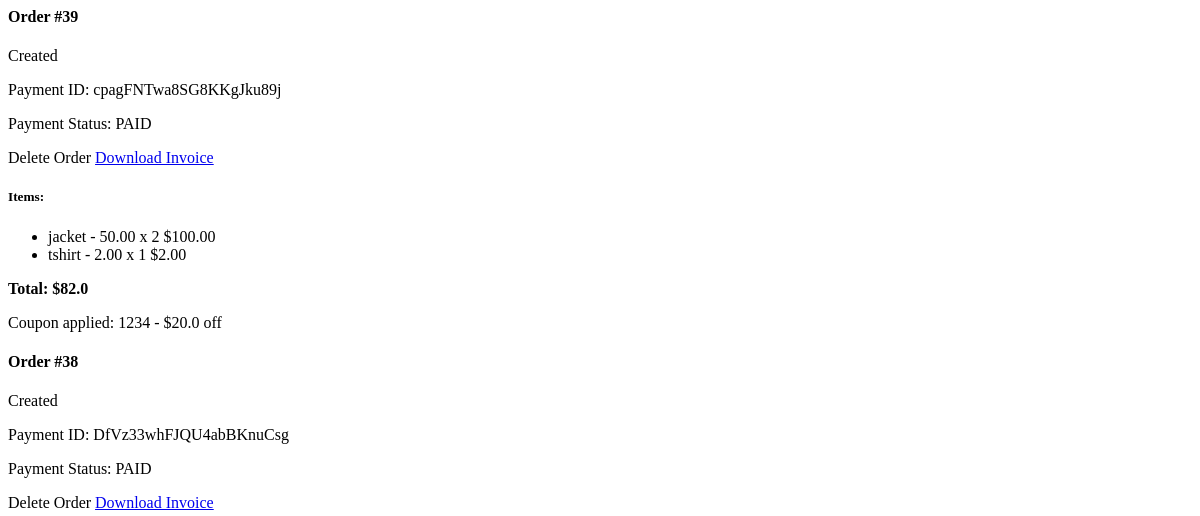
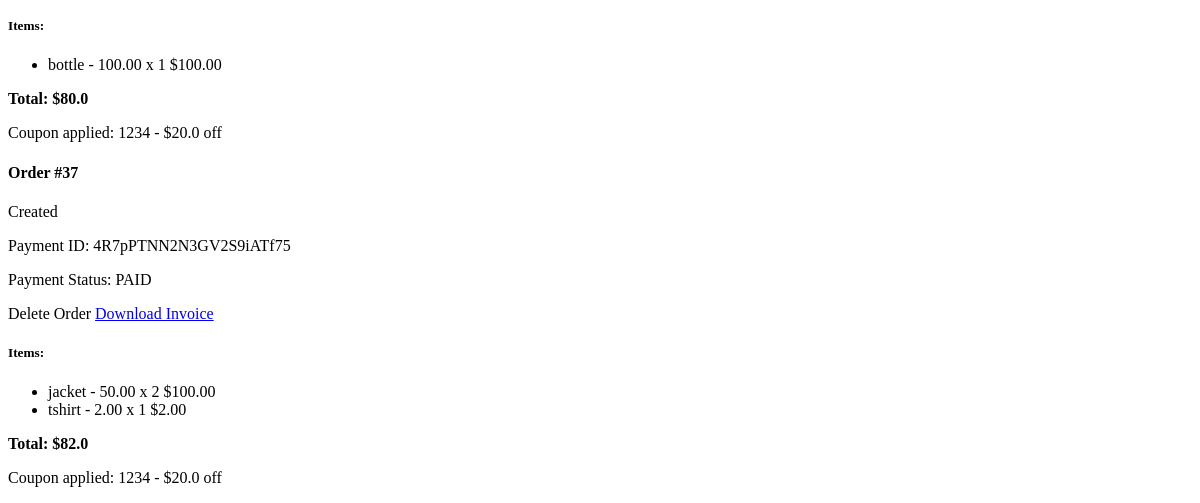
The app's page /users/orders/ (signed in), older data (2 pictures, top to bottom).
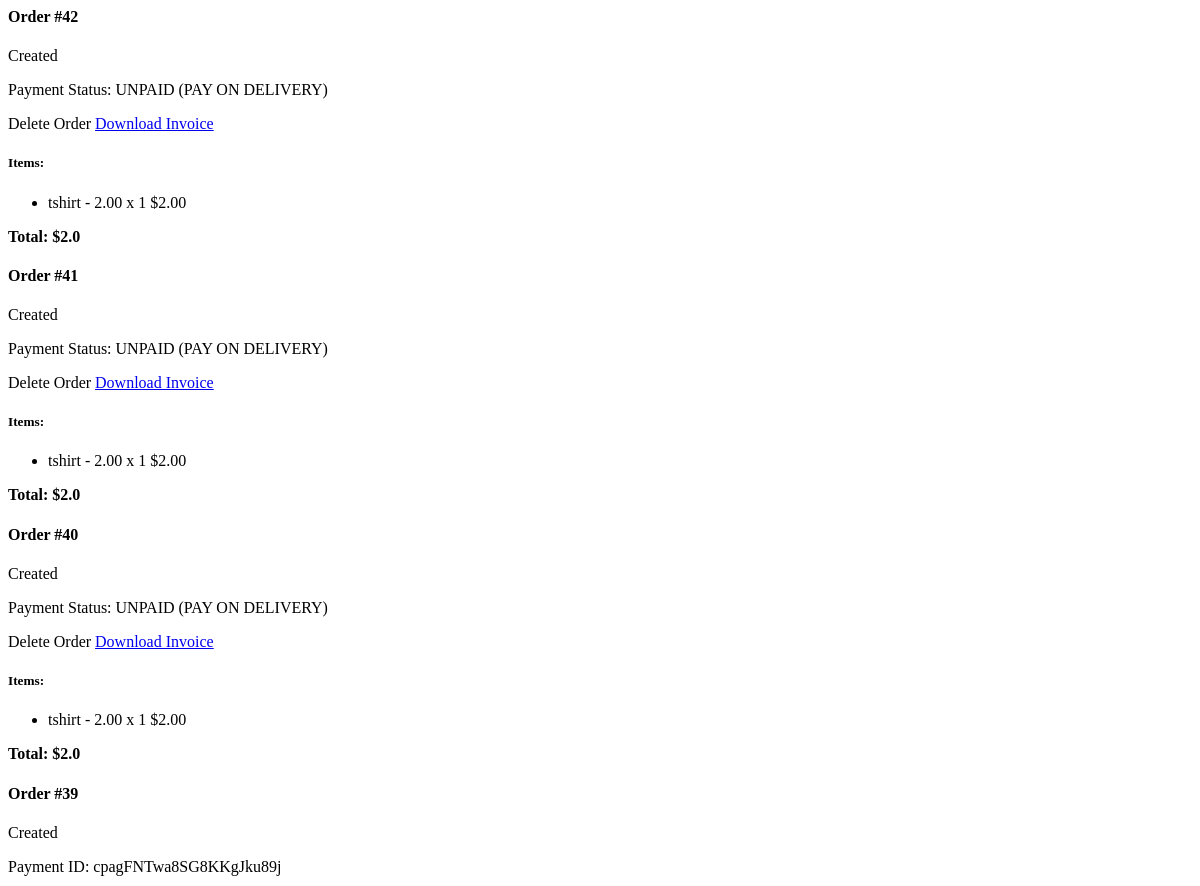
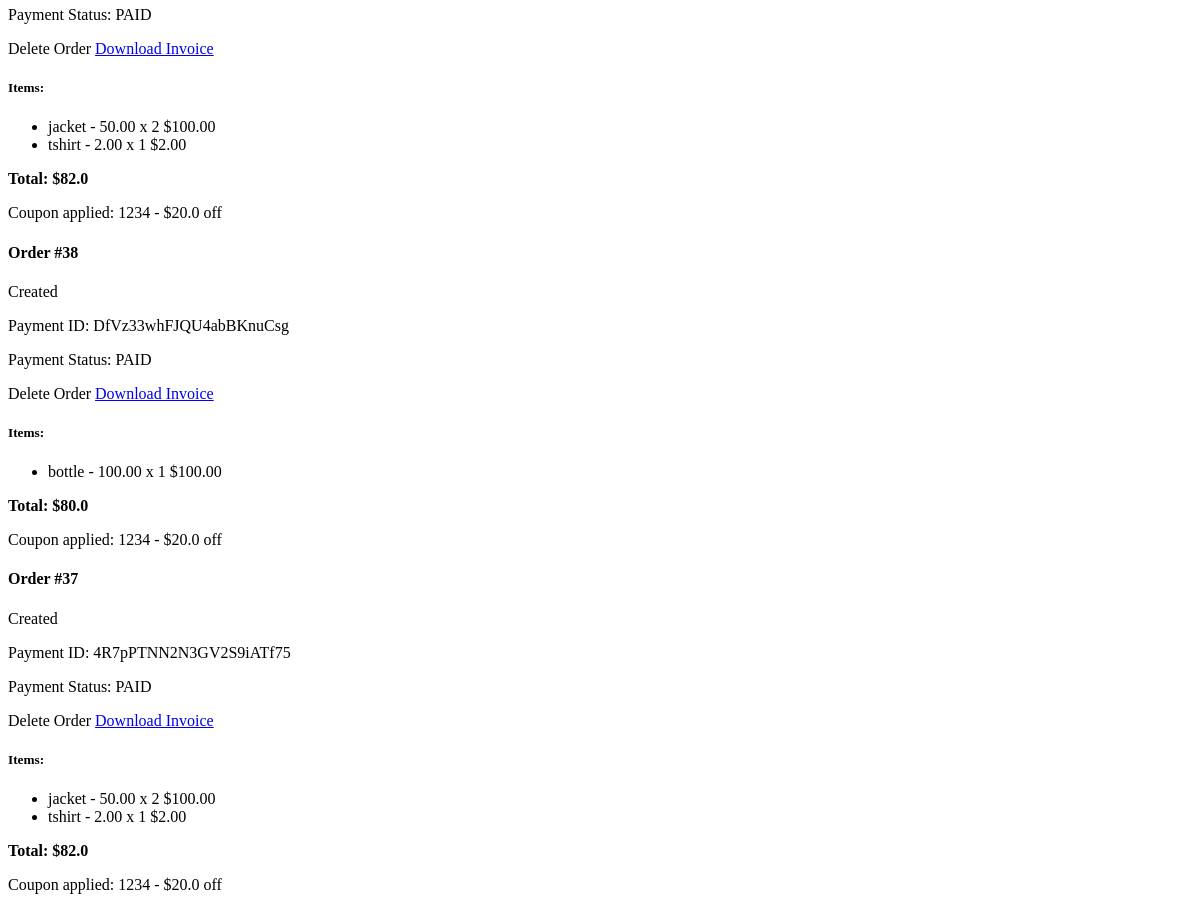
The same page, newer data (2 pictures, top to bottom).
### cart/models.py (models this page shows, shortened)
class Order(models.Model):
    user = models.ForeignKey('auth.User', on_delete=models.CASCADE)
    is_paid = models.BooleanField(default=False)
    created_at = models.DateTimeField(auto_now_add=True)
    status = models.CharField(max_length=20, choices=ORDER_STATUS, default='created')
    shipping_address = models.ForeignKey('profiles.Address', related_name='shipping_address', on_delete=models.SET_NULL, null=True, blank=True)
    total=models.FloatField(default=0.0,validators=[MinValueValidator(1.0)],help_text="Total price of order, should be more than 1.0 ")
    coupon=models.ForeignKey(Coupon,on_delete=models.SET_NULL,null=True,blank=True)
    coupon_code=models.CharField(max_length=10,default="",null=True,blank=True)
    payment_id=models.CharField(max_length=100,null=True,blank=True)
    class Meta:
        ordering = ["-created_at"]

class OrderItem(models.Model):
    order = models.ForeignKey(Order, related_name='items', on_delete=models.CASCADE)
    product = models.ForeignKey(Product, on_delete=models.SET_NULL, null=True)
    variant_product = models.ForeignKey(ProductVariant, on_delete=models.SET_NULL, null=True, blank=True)
    product_name = models.CharField(max_length=255,null=True, blank=True,default="")
    product_price = models.DecimalField(max_digits=10, decimal_places=2,null=True,blank=True)
    quantity = models.IntegerField(default=1)
    @property
    def total(self):
        return self.product_price * self.quantity

class Coupon(models.Model):
    coupon_code = models.CharField(max_length=25)
    is_expired = models.BooleanField(default=False)
    discount_price = models.FloatField(default=10.00)
    minimum_amount = models.FloatField(default=500.00)

### profiles/views.py (the view)
# urls.py: path("orders/", views.orders, name="orders"),
@login_required
def orders(request):
    order=Order.objects.filter(user=request.user)
    return render(request, 'profile/orders.html', {'orders': order})

### product/context_processors.py (called while the page is built)
def add_search_query_to_context(request):
    query = request.GET.get('query', '')
    cart=None
    try:
        if request.user and request.user.is_authenticated and not (request.user.is_superuser or request.user.is_staff):
            cart=Cart.objects.get(user=request.user)
    except Cart.DoesNotExist:
        pass
    cart_count=0
    if cart:
        cart_count=cart.items.all().count()
    return {'search_query': query,"cart_count":cart_count} # used in base.html to display the search query

### templates/profile/orders.html (shortened to what this page needs)
<section class="section-content padding-y bg">
	<div class="container">
		{% for order in orders %}
		<div class="card mb-4 shadow">
			<div class="card-header bg-primary text-white">
				<div class="d-flex justify-content-between align-items-center">
					<div>
						<h4 class="mb-0">Order #{{ order.id }}</h4>
						<span class="badge
							{% if order.status == 'created' %} badge-light
							{% elif order.status == 'shipped' %} badge-info
							{% elif order.status == 'delivered' %} badge-success
							{% elif order.status == 'canceled' %} badge-danger
							{% elif order.status == 'refunded' %} badge-warning
							{% endif %}">
							{{ order.get_status_display }}
						</span>
						{% if order.is_paid %}
							<p class="mt-2 mb-0">Payment ID: <span class="badge badge-light">{{ order.payment_id }}</span></p>
							<p class="mb-0">Payment Status: <span class="badge badge-success">PAID</span></p>
						{% else %}
							<p class="mb-0">Payment Status: <span class="badge badge-warning">UNPAID (PAY ON DELIVERY)</span></p>
						{% endif %}
					</div>
					<div>
						<a hx-indicator="#progress" hx-get="{% url 'delete_order' order.id %}" class="btn btn-danger btn-sm mr-3 " hx-push-url="false" hx-boost="true" hx-target="closest main">Delete Order</a>
						<a href="{% url 'download_invoice' order.id %}" class="btn btn-sm btn-light">Download Invoice</a>
					</div>
				</div>
			</div>
			<div class="card-body">
				<h5 class="card-title">Items:</h5>
				<ul class="list-group list-group-flush">
					{% for item in order.items.all %}
					<li class="list-group-item d-flex justify-content-between align-items-center">
						{{ item.product_name }} - {{item.product_price}} x {{item.quantity}}
						<span class="badge badge-primary badge-pill">${{ item.total }}</span>
					</li>
					{% endfor %}
				</ul>
				<p class="mt-3"><strong>Total: ${{ order.total }}</strong></p>
				{% if order.coupon %}
				<p class="text-success">Coupon applied: {{ order.coupon.coupon_code }} - ${{ order.coupon.discount_price }} off</p>
				{% endif %}
			</div>
		</div>
		{% empty %}
		<div class="alert alert-info">You have no orders yet.</div>
		{% endfor %}
	</div>
</section>

Row changes from the older to the newer data that the page shows:
added Order: id "42", status "Created", shows "Payment Status:", is_paid "UNPAID (PAY ON DELIVERY)", total "2.0"
added OrderItem: product_name "tshirt", product_price "2.00", quantity "1", total "2.00", shown under "42"
added Order: id "41", status "Created", shows "Payment Status:", is_paid "UNPAID (PAY ON DELIVERY)", total "2.0"
added OrderItem: product_name "tshirt", product_price "2.00", quantity "1", total "2.00", shown under "41"
added Order: id "40", status "Created", shows "Payment Status:", is_paid "UNPAID (PAY ON DELIVERY)", total "2.0"
added OrderItem: product_name "tshirt", product_price "2.00", quantity "1", total "2.00", shown under "40"
